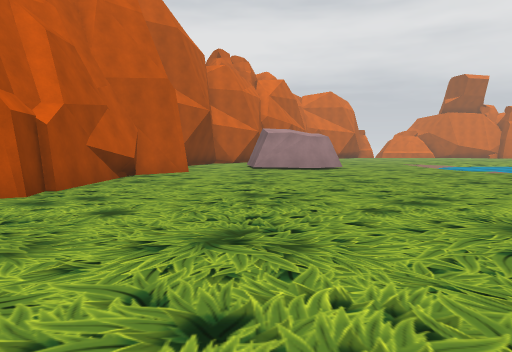
view 1 (above)

22 first-person views from a walk through a Unity game level. The camera is 1.4 m above the floor, tilts 4° down and sees 70° across. The floor is counted in squares, 2 m on a side. Each view is taken from the middle of a square. On the plan, view 1 faces up. The plan holds only what a view shows up to about 11 squares ahead; the rest is blank. The place goes on beyond the plan. The player character is not drawn. Some surface patterns are stand-ins.

view 2
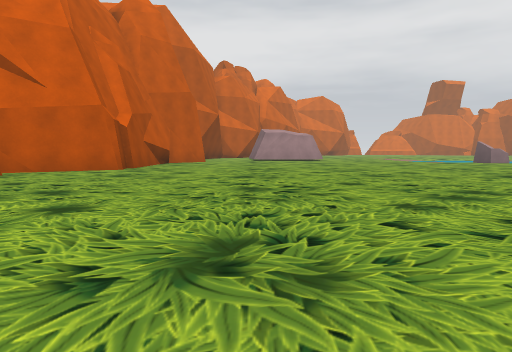

view 3
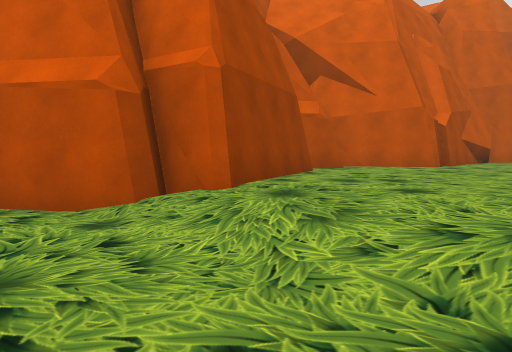

view 4
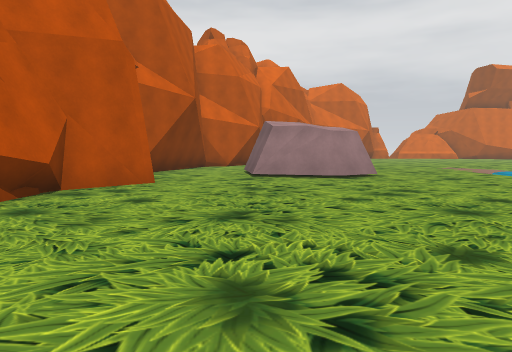

view 5
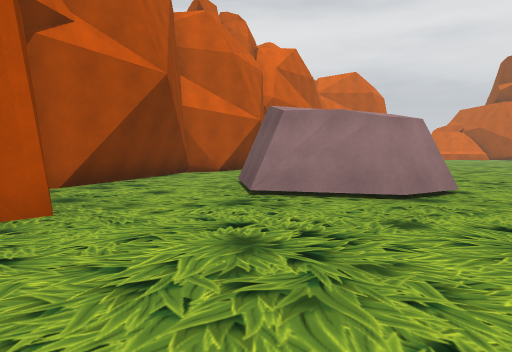

view 6
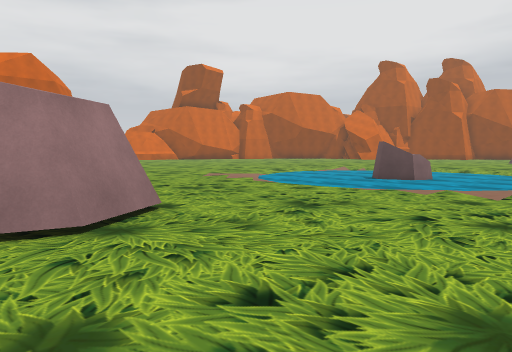

view 7
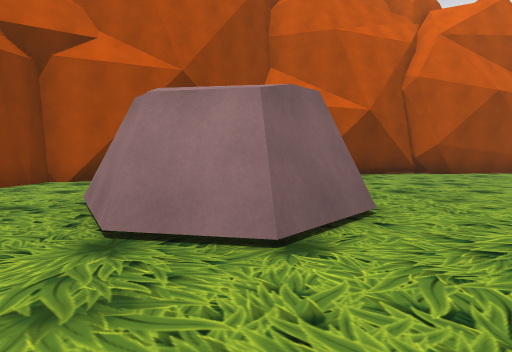

view 8
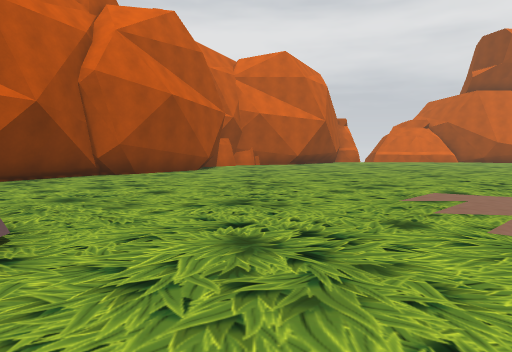

view 9
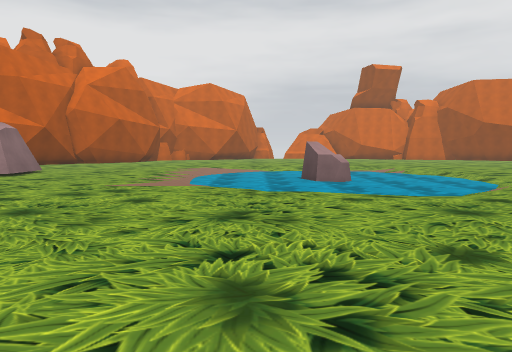

view 10
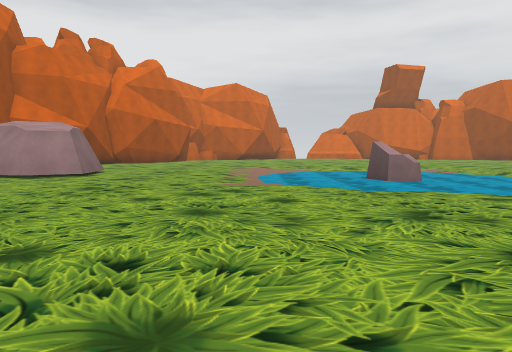

view 11
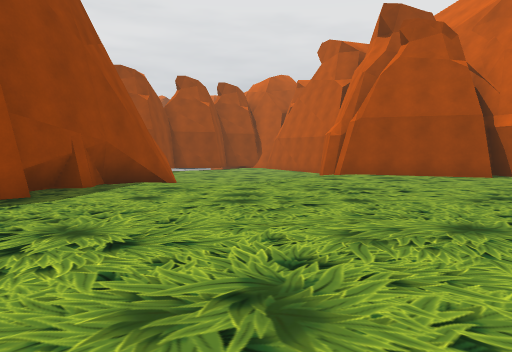

view 12
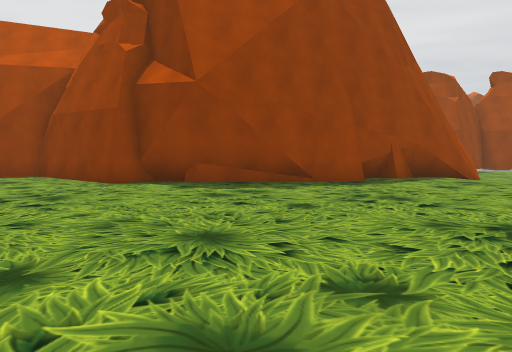

view 13
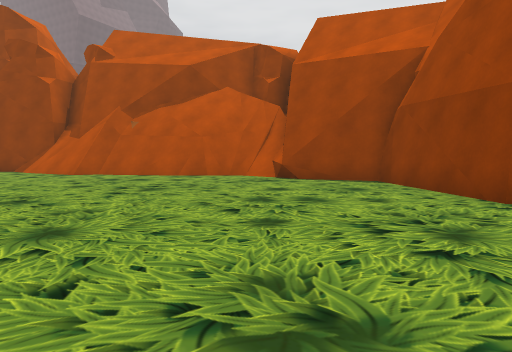

view 14
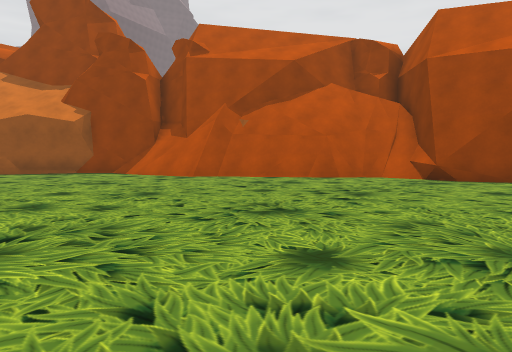

view 15
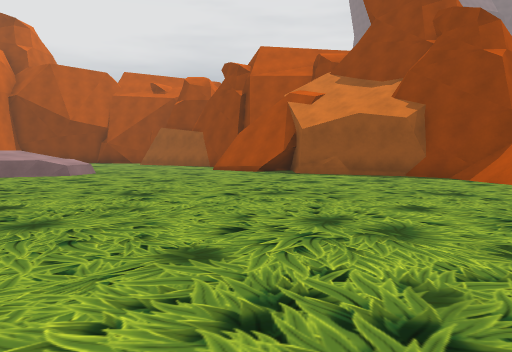

view 16
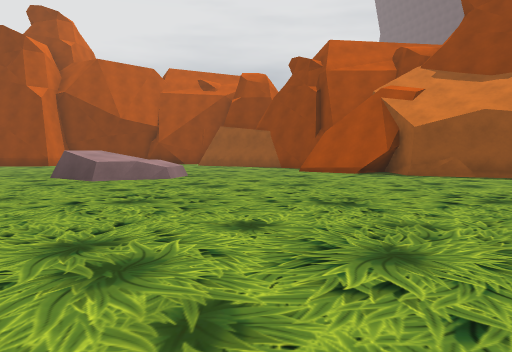

view 17
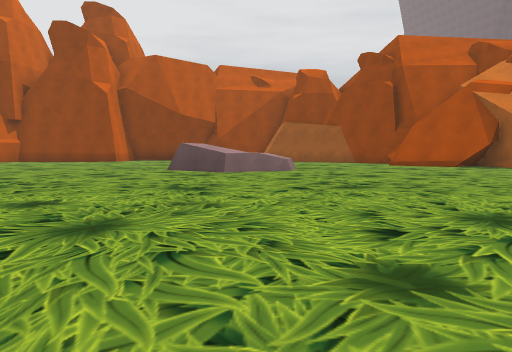

view 18
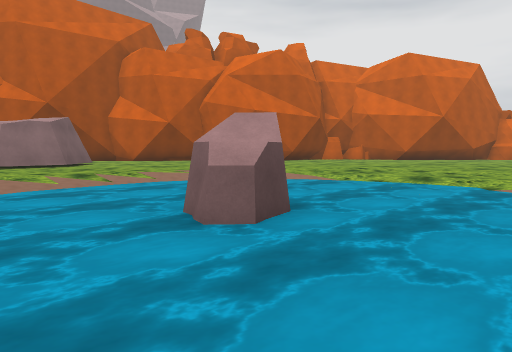

view 19
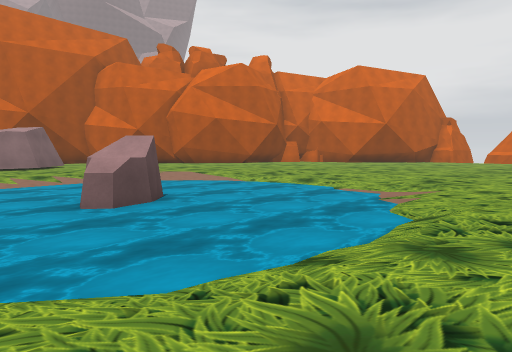

view 20
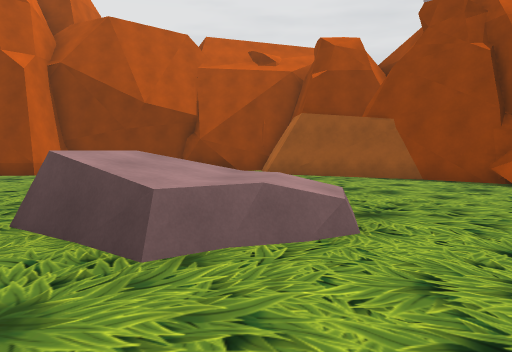

view 21
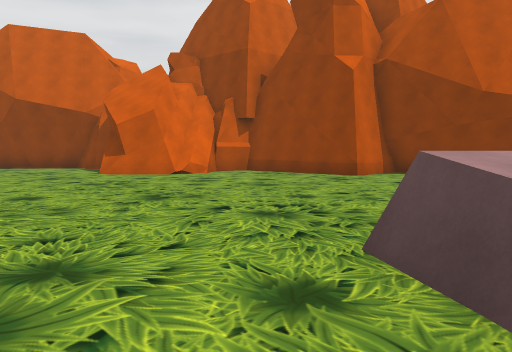

view 22
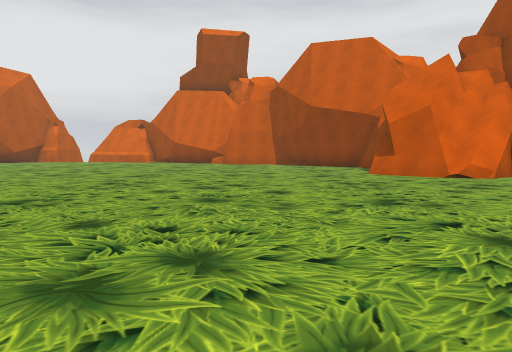

### Floor plan
Key: @ floor where view 1 was taken; # wall or solid block; . main floor; - floor 0.25 m lower than the main floor; _ floor 0.5 m lower than the main floor; / step, stairs or slope; = window, fence, low wall or low ledge; ~ water the walk can cross; ≈ water the walk keeps out of; ^ raised ledge; O other object.
Columns run from 6 left of view 1 to 31 right of it. Each row starts with its distance up from view 1.
 25         #.                    ..
 24        ##........... ............#
 23       ##.........................####
 22      ##.............................
 21      #..............................
 20       ...............................
 19    ##. ........./~~~//.. ............#
 18    #.. ......../~≈≈≈~~.. .............
 17    #..  ....../~≈≈≈≈≈≈/.  ............
 16   ##..#  #..../≈≈≈O≈≈≈~.  ...........
 15   #...#  #....-≈≈OOO≈≈~...........
 14   #...####..../~≈≈OO≈≈~.......#^
 13   ##........../~≈≈≈≈≈~/.......^^^
 12    #.........../~≈≈≈~~/.......^^=
 11   ##............/ ~~~/.........^..  ..
 10   #................// ...............#
  9   #..................................#
  8   #.................  ..............##
  7   #................  ............ ###
  6   #.............................#
  5 ###.............................#
  4 #..............................##
  3 #..............................#
  2 #.............................##
  1 ##..........................=##
  0  #....@...................####
 -1  ##......................###
 -2  ##../......#####.......##
 -3  ##/////..###   ###..#.##
 -4 ##____//###       ######
 -5    ___/##

Where each view was taken, in squares from view 1:
view 1: 0 up, 0 right, facing up
view 2: 4 down, 0 right, facing up
view 3: 5 down, 0 right, facing up-left
view 4: 4 up, 0 right, facing up
view 5: 8 up, 0 right, facing up
view 6: 10 up, 1 right, facing up-right
view 7: 12 up, 5 right, facing up-left
view 8: 13 up, 5 right, facing up
view 9: 4 up, 10 right, facing up
view 10: 4 up, 8 right, facing up
view 11: 4 up, 6 right, facing down-left
view 12: 6 up, 7 right, facing down
view 13: 4 up, 9 right, facing down-right
view 14: 6 up, 12 right, facing down-right
view 15: 6 up, 14 right, facing right
view 16: 9 up, 15 right, facing right
view 17: 12 up, 15 right, facing right
view 18: 12 up, 15 right, facing up-left
view 19: 12 up, 18 right, facing up-left
view 20: 12 up, 21 right, facing right
view 21: 13 up, 22 right, facing up-right
view 22: 13 up, 23 right, facing up
